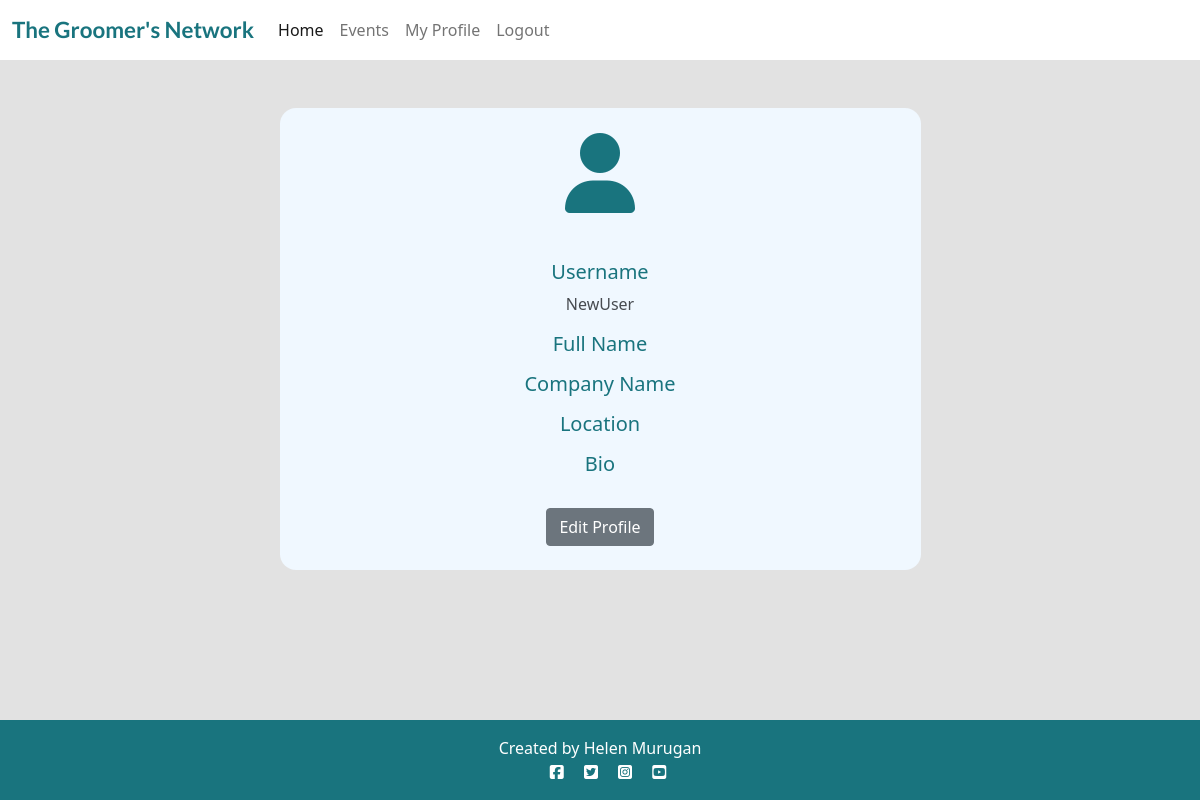
The page /user_profile/admin/ (signed in) on the database as committed earlier.
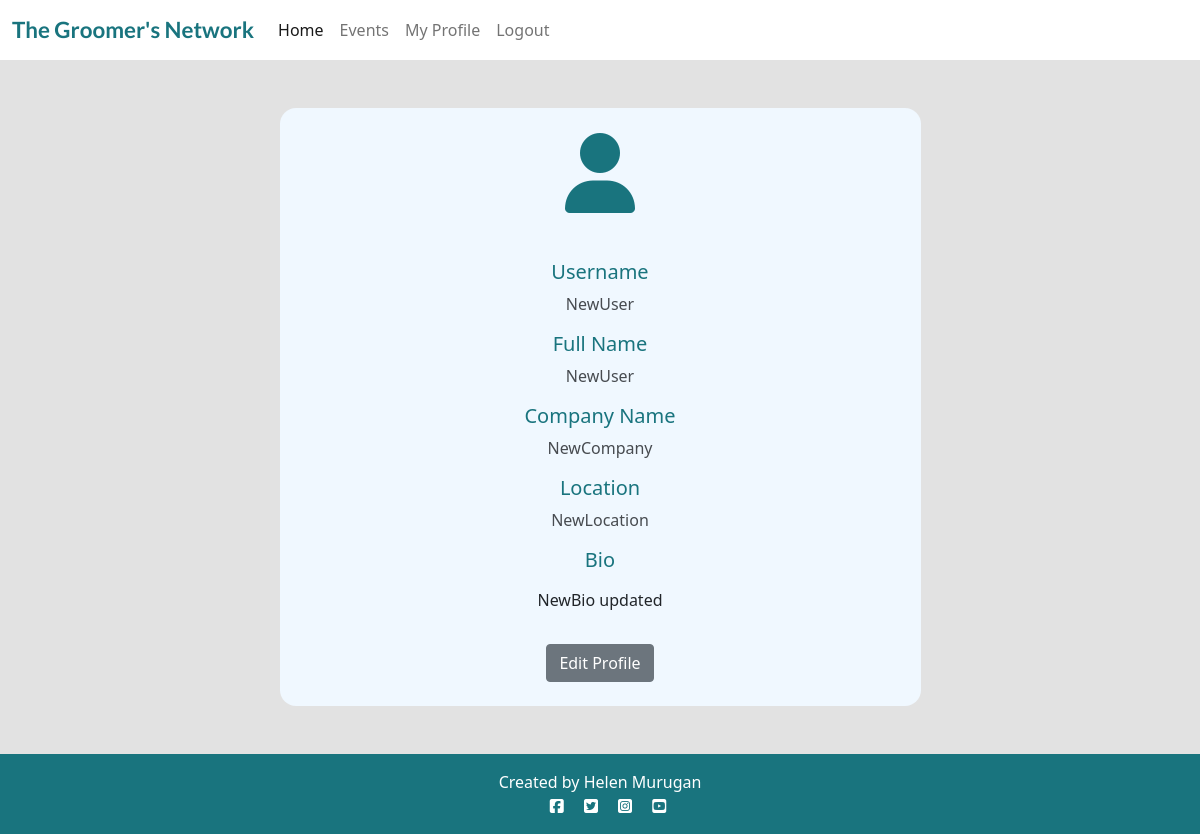
The same page on the database as committed later.
### user_profile/models.py (models this page shows)
class Profile(models.Model):
    user = models.OneToOneField(
        User,
        on_delete=models.CASCADE,
        related_name='profile',
        verbose_name='User',
    )
    full_name = models.CharField(
        max_length=50,
        blank=True,
        null=True,
        verbose_name='Full name',
        default=' ',
    )
    company_name = models.CharField(
        blank=True,
        null=True,
        max_length=30,
        default='',
    )
    location = models.CharField(
        blank=True,
        null=True,
        max_length=30,
        default=''
    )
    bio = models.TextField(
        blank=True,
        null=True,
        max_length=1000,
        default='',
    )

### user_profile/views.py (the view)
# urls.py: path('<str:user>/', views.ProfileView.as_view(), name='my_profile'),
class ProfileView(View):
    def get(self, request, *args, **kwargs):
        if request.user.is_authenticated:
            user_profile = get_object_or_404(
                Profile,
                user=request.user
            )
            print(user_profile)
            context = {
                'user_profile': user_profile,
            }
            return render(
                request,
                'my_profile.html',
                context
            )
        else:
            return render(
                request,
                'account/login.html'
            )

### templates/my_profile.html
{% extends 'base.html' %}
{% load crispy_forms_tags %}
{% block content %}
<section>
    <div class="container my-5">
        <div class="row justify-content-center">
            <div class="col-md-8 col-lg-7">
                <div class="profile-card" style="border-radius: 1rem;">
                    <div class="text-center">
                        <h1 class="card-body teal-text big-fa"><i class="fa-solid fa-user"></i></h1>
                    </div>
                    <div class=card-body>
                        <div class="text-center">
                            <h5 class="mb-2 teal-text">Username</h5>
                            <p class="grey-text">{{ request.user.username }}</p>
                            <h5 class="mb-2 teal-text">Full Name</h5>
                            <p class="grey-text">{{user_profile.full_name}}</p>
                            <h5 class="mb-2 teal-text">Company Name</h5>
                            <p class="grey-text">{{user_profile.company_name}}</p>
                            <h5 class="mb-2 teal-text">Location</h5>
                            <p class="grey-text">{{user_profile.location}}</p>
                            <h5 class="mb-2 teal-text">Bio</h5>
                            <p class="grey-text">{{user_profile.bio | safe }}</p>
                        </div>
                    </div>
                    <div class="text-center">
                        <a href="{% url 'my_profile_update'  user.profile.pk %}" class="btn btn-secondary mb-4">Edit Profile</a>
                    </div>
                </div>
            </div>
        </div>
    </div>
</section>
{% endblock %}

Rows that differ between the two databases and show on the page:
now on this page (row edited): Profile: full_name "NewUser", company_name "NewCompany", location "NewLocation", bio "NewBio updated"
changed Profile: bio empty → "<p>NewBio updated</p>" (drawn)
